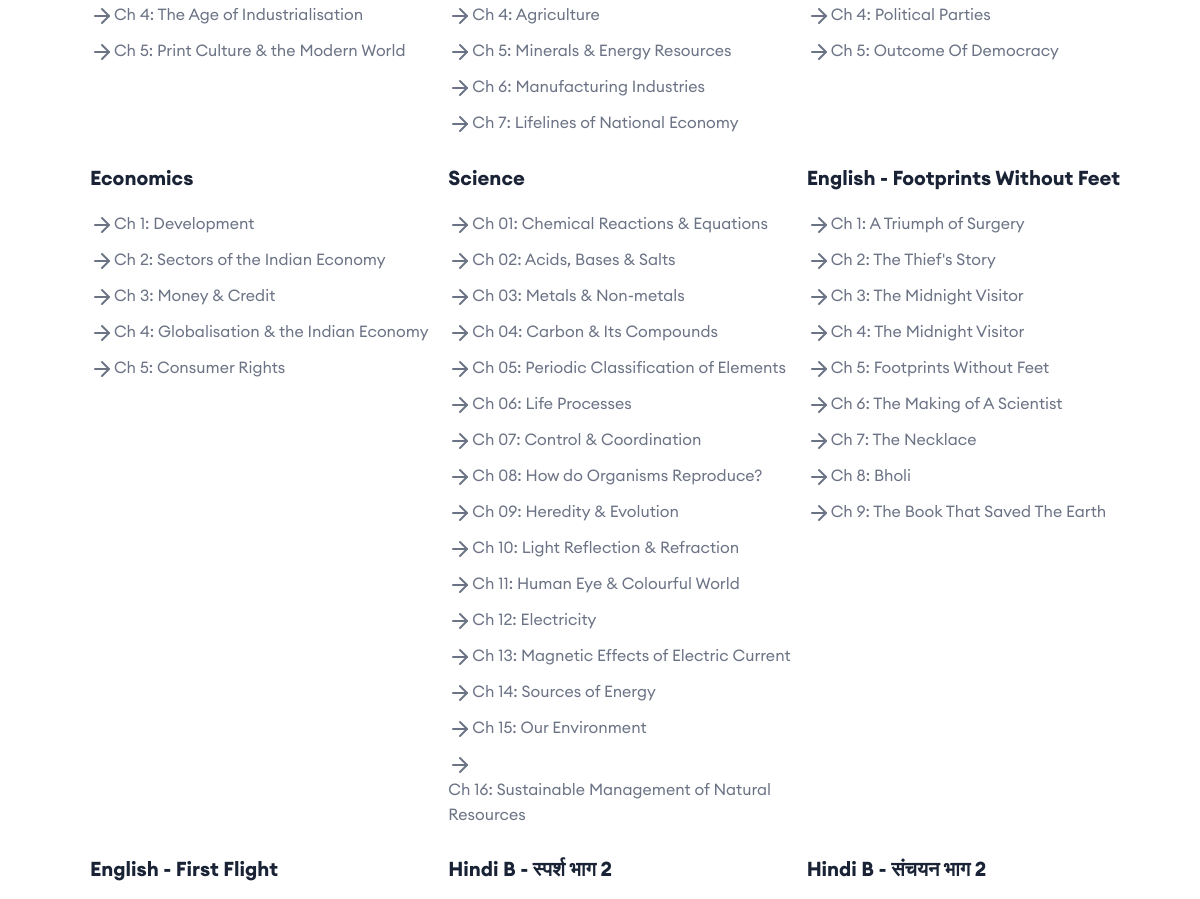
The app's page / (middle part), older data.
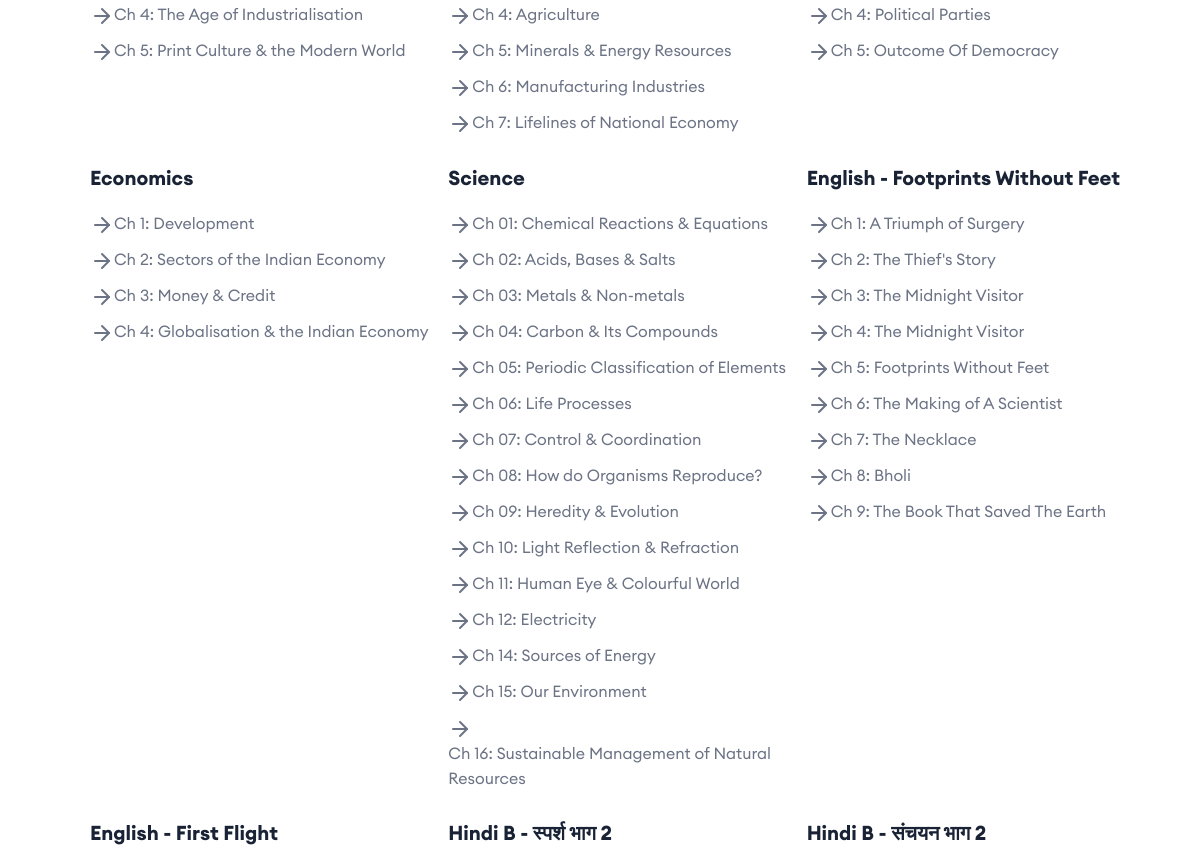
The same page, newer data.
### managenotes/models.py (models this page shows, shortened)
class Notes(models.Model):
    chapter_number = models.CharField(max_length=8)
    chapter_name = models.CharField(max_length=64)
    file = models.FileField(upload_to='notes/')
    subject = models.ForeignKey(Subject, on_delete=models.CASCADE, related_name='notes')
    is_hidden = models.BooleanField(default=False)

class Subject(models.Model):
    name = models.CharField(max_length=32)
    class_field = models.ForeignKey(Class, on_delete=models.CASCADE, related_name='subjects')
    is_hidden = models.BooleanField(default=False)

### HiRank/views.py (the view)
# urls.py: 2. Add a URL to urlpatterns:  path('', views.home, name='home')
def home(request):
    classes = Class.objects.prefetch_related('subjects__notes').all()
    context = {'classes': classes}
    return render(request, "home/index.html", context)

### HiRank/templatetags/custom_filters.py (called while the page is built)
@register.filter
def urldecode(value):
    return unquote(value)

### templates/home/index.html (shortened to what this page needs)
{% extends 'home/base.html' %}
{% load static %}
{% block main_content %}
{% for class in classes %}
    {% if not class.is_hidden %}
        {% include 'dev/class_n_tabular.html' with class=class %}
    {% endif %}
{% endfor %}
{% endblock main_content %}

### templates/dev/class_n_tabular.html (shortened to what this page needs)
{% load static %} {% load custom_filters %}
<div id="notes_tabular">
    <div class="rbt-inner-page-layout-area bg-color-white rbt-section-gap rbt-shape-bg-area top-circle-shape-top" id="{{ class.name_word }}">
        <div class="wrapper position-relative overflow-hidden">
          <div class="rbt-splite-style">
            <div class="split-wrapper">
              <div class="row g-0 align-items-center">
                <div class="col-lg-12 col-xl-12 col-12">
                  <div class="split-inner">
                    <div class="row">
                      {% for subject in class.subjects.all %} {% if not subject.is_hidden %}
                      <div class="subjectcontent col-lg-4 col-md-4 col-sm-6 col-12 mt--30" id="__{{ class.name_word }}_{{ subject.name|slugify }}">
                        <div class="footer-widget">
                          <h5 class="ft-title">{{ subject.name }}</h5>
                          <ul class="ft-link">
                            {% for note in subject.notes.all %} {% if not note.is_hidden %}
                            <li><i data-feather="arrow-right"></i><a href="{{ note.file.url|urldecode }}">Ch {{ note.chapter_number }}: {{note.chapter_name }}</a></li>
                            {% endif %} {% endfor %}
                          </ul>
                        </div>
                      </div>
                      {% endif %} {% endfor %}
                    </div>
                  </div>
                </div>
              </div>
            </div>
          </div>
        </div>
      </div>
  </div>

Row changes from the older to the newer data that the page shows:
changed Subject "Economics": loses Notes (chapter_number "5", chapter_name "Consumer Rights")
changed Subject "Science": loses Notes (chapter_number "13", chapter_name "Magnetic Effects of Electric Current")
